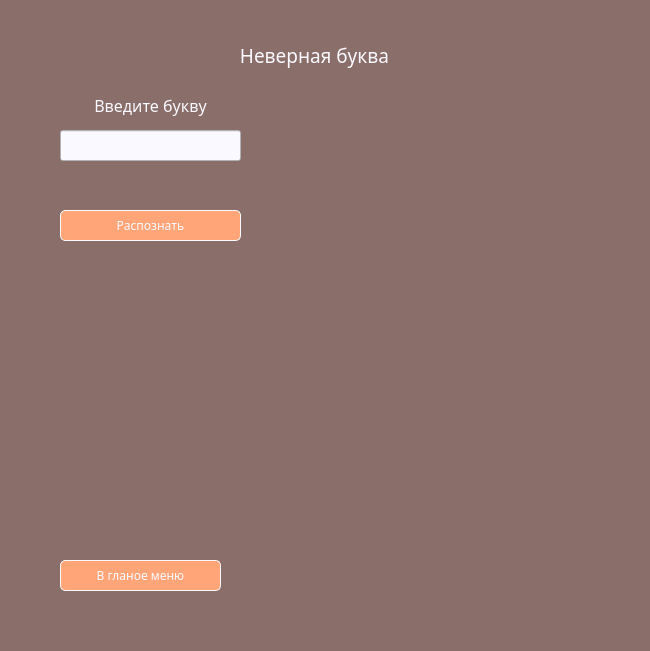
<?xml version="1.0" encoding="UTF-8"?>
<ui version="4.0">
 <class>MainWindow</class>
 <widget class="QMainWindow" name="MainWindow">
  <property name="geometry">
   <rect>
    <x>0</x>
    <y>0</y>
    <width>650</width>
    <height>651</height>
   </rect>
  </property>
  <property name="windowTitle">
   <string>MainWindow</string>
  </property>
  <property name="styleSheet">
   <string notr="true">background-color: #896e69;</string>
  </property>
  <widget class="QWidget" name="centralwidget">
   <property name="styleSheet">
    <string notr="true">background-color: #896e69;</string>
   </property>
   <widget class="QLabel" name="label">
    <property name="geometry">
     <rect>
      <x>4</x>
      <y>40</y>
      <width>621</width>
      <height>31</height>
     </rect>
    </property>
    <property name="font">
     <font>
      <family>Segoe Print</family>
      <pointsize>14</pointsize>
     </font>
    </property>
    <property name="styleSheet">
     <string notr="true">color: #f9f9ff;</string>
    </property>
    <property name="text">
     <string>Неверная буква</string>
    </property>
    <property name="alignment">
     <set>Qt::AlignCenter</set>
    </property>
   </widget>
   <widget class="QLineEdit" name="lineEdit">
    <property name="geometry">
     <rect>
      <x>60</x>
      <y>130</y>
      <width>181</width>
      <height>31</height>
     </rect>
    </property>
    <property name="styleSheet">
     <string notr="true">background-color: #f9f9ff; color:#d55448;</string>
    </property>
    <property name="text">
     <string/>
    </property>
   </widget>
   <widget class="QLabel" name="label_2">
    <property name="geometry">
     <rect>
      <x>0</x>
      <y>90</y>
      <width>301</width>
      <height>31</height>
     </rect>
    </property>
    <property name="font">
     <font>
      <family>Segoe Print</family>
      <pointsize>12</pointsize>
     </font>
    </property>
    <property name="styleSheet">
     <string notr="true">color: #f9f9ff;</string>
    </property>
    <property name="text">
     <string>Введите букву</string>
    </property>
    <property name="alignment">
     <set>Qt::AlignCenter</set>
    </property>
   </widget>
   <widget class="QPushButton" name="pushButton_2">
    <property name="geometry">
     <rect>
      <x>60</x>
      <y>210</y>
      <width>181</width>
      <height>31</height>
     </rect>
    </property>
    <property name="font">
     <font>
      <family>Segoe Print</family>
     </font>
    </property>
    <property name="styleSheet">
     <string notr="true">background-color:#ffa577;color: #f9f9ff; border-color: #f9f9ff;border-width: 1px;border-style: solid;border-radius:5px;</string>
    </property>
    <property name="text">
     <string>Распознать</string>
    </property>
   </widget>
   <widget class="QPushButton" name="pushButton_5">
    <property name="geometry">
     <rect>
      <x>60</x>
      <y>560</y>
      <width>161</width>
      <height>31</height>
     </rect>
    </property>
    <property name="font">
     <font>
      <family>Segoe Print</family>
     </font>
    </property>
    <property name="styleSheet">
     <string notr="true">background-color:#ffa577;color: #f9f9ff; border-color: #f9f9ff;border-width: 1px;border-style: solid;border-radius:5px;</string>
    </property>
    <property name="text">
     <string>В гланое меню</string>
    </property>
   </widget>
   <widget class="QLabel" name="label_3">
    <property name="geometry">
     <rect>
      <x>60</x>
      <y>260</y>
      <width>571</width>
      <height>251</height>
     </rect>
    </property>
    <property name="font">
     <font>
      <family>Segoe Print</family>
      <pointsize>12</pointsize>
     </font>
    </property>
    <property name="text">
     <string/>
    </property>
   </widget>
  </widget>
  <widget class="QMenuBar" name="menubar">
   <property name="geometry">
    <rect>
     <x>0</x>
     <y>0</y>
     <width>650</width>
     <height>26</height>
    </rect>
   </property>
  </widget>
  <widget class="QStatusBar" name="statusbar"/>
 </widget>
 <resources/>
 <connections/>
</ui>
